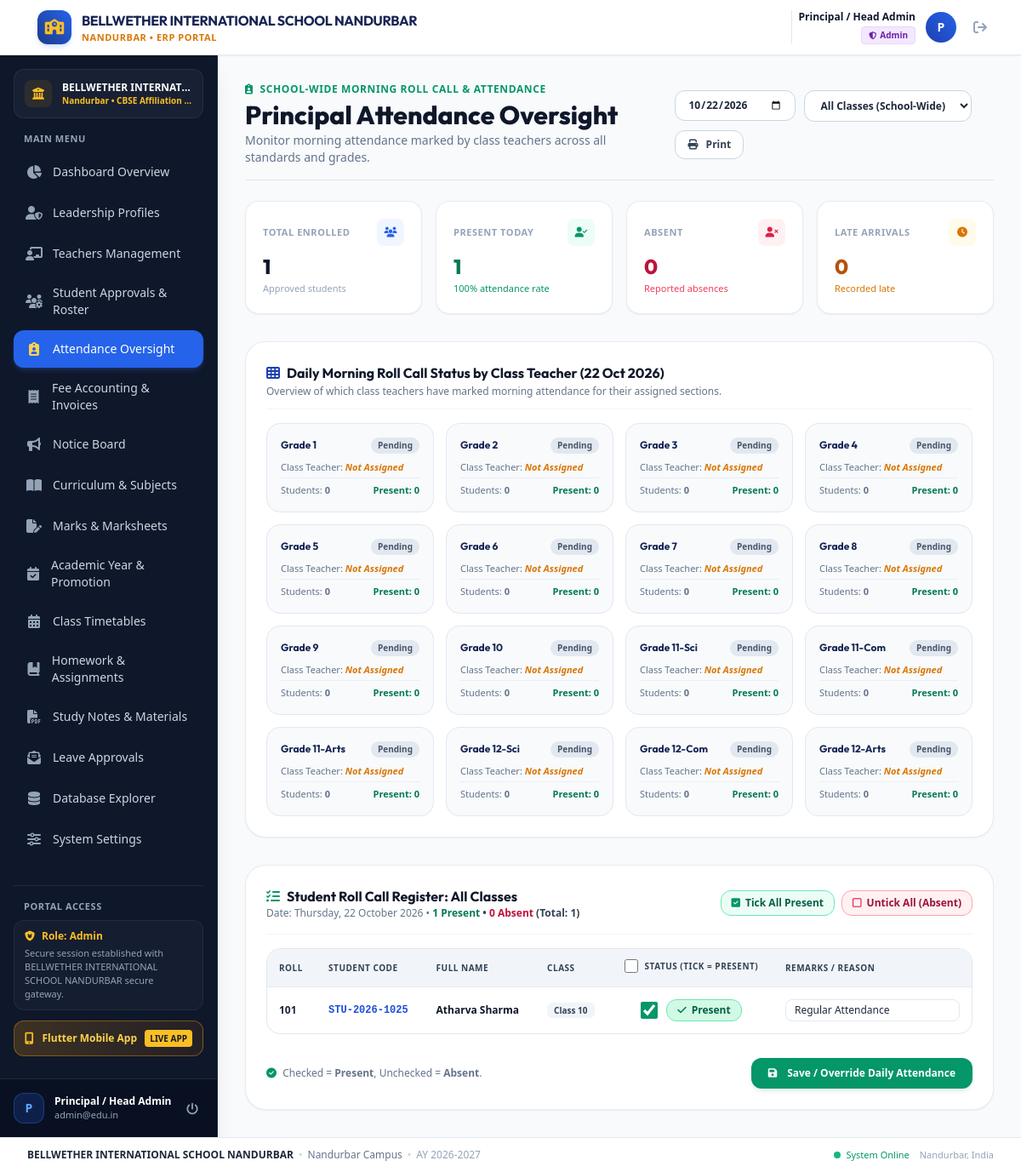
/admin/attendance.php (signed in), run on the app's committed database.
### tables this page shows
CREATE TABLE settings (
            key TEXT PRIMARY KEY,
            value TEXT
        );

CREATE TABLE attendance (
            id INTEGER PRIMARY KEY AUTOINCREMENT,
            student_id INTEGER NOT NULL,
            date DATE NOT NULL,
            status TEXT CHECK(status IN ('Present', 'Absent', 'Late')) NOT NULL,
            remarks TEXT,
            marked_by INTEGER,
            created_at DATETIME DEFAULT CURRENT_TIMESTAMP,
            FOREIGN KEY (student_id) REFERENCES students(id) ON DELETE CASCADE
        );

CREATE TABLE students (
            id INTEGER PRIMARY KEY AUTOINCREMENT,
            user_id INTEGER UNIQUE NOT NULL,
            student_code TEXT UNIQUE NOT NULL,
            full_name TEXT NOT NULL,
            gender TEXT,
            dob TEXT,
            class TEXT NOT NULL,
            roll_no TEXT,
            guardian_name TEXT,
            phone TEXT,
            address TEXT,
            blood_group TEXT,
            admission_date TEXT, photo TEXT DEFAULT NULL,
            FOREIGN KEY (user_id) REFERENCES users(id) ON DELETE CASCADE
        );

### admin/attendance.php (the view, shortened to what the rows shown need)
<?php
require_once __DIR__ . '/../includes/auth.php';
$selected_date = $_GET['date'] ?? date('Y-m-d');
$selected_class = $_GET['class'] ?? 'all';
$where_class = ($selected_class !== 'all') ? "AND s.class = :cls" : "";
$roster_sql = "
    SELECT s.id as student_id, s.student_code, s.full_name, s.class, s.roll_no, s.phone,
           a.id as attendance_id, a.status as attendance_status, a.remarks, a.marked_by,
           u_marker.username as marker_name
    FROM students s
    JOIN users u ON s.user_id = u.id
    LEFT JOIN attendance a ON a.student_id = s.id AND a.date = :dt
    LEFT JOIN users u_marker ON a.marked_by = u_marker.id
    WHERE u.status = 'approved' {$where_class}
    ORDER BY s.class ASC, CAST(s.roll_no AS INTEGER) ASC, s.full_name ASC
";
$roster_stmt = $pdo->prepare($roster_sql);
$binds = ['dt' => $selected_date];
$roster_stmt->execute($binds);
$roster = $roster_stmt->fetchAll();
require_once __DIR__ . '/../includes/header.php';
require_once __DIR__ . '/../includes/sidebar.php';
?>
<main class="flex-1 overflow-y-auto bg-slate-50 p-4 sm:p-6 lg:p-8">
    <div class="flex flex-col sm:flex-row sm:items-center sm:justify-between gap-4 pb-4 border-b border-slate-200 mb-6">
        <div>
            <h1 class="text-2xl sm:text-3xl font-extrabold text-slate-900 font-['Outfit']">
                Principal Attendance Oversight
            </h1>
        </div>
    </div>
    <div class="bg-white rounded-3xl p-6 border border-slate-200/80 shadow-sm">
        <?php if (empty($roster)): ?>
            <div class="text-center py-12 bg-slate-50/70 rounded-2xl border border-dashed border-slate-200">
                <i class="fa-solid fa-user-slash text-3xl text-slate-300 mb-2"></i>
                <h4 class="text-sm font-bold text-slate-700">No students found</h4>
                <p class="text-xs text-slate-400 mt-1">There are no approved students registered under this class.</p>
            </div>
        <?php else: ?>
            <form method="POST" action="attendance.php" class="space-y-4">
                <div class="overflow-x-auto rounded-2xl border border-slate-200">
                    <table class="w-full text-left text-xs">
                        <thead class="bg-slate-100 text-slate-700 uppercase font-bold text-[10px] tracking-wider border-b border-slate-200">
                            <tr>
                                <th class="py-3 px-3.5">Roll</th>
                                <th class="py-3 px-3.5">Student Code</th>
                                <th class="py-3 px-3.5">Full Name</th>
                                <th class="py-3 px-3.5">Class</th>
                                <th class="py-3 px-3.5 text-center">
                                    <div class="inline-flex items-center space-x-2">
                                        <input type="checkbox" id="adminMasterToggle" title="Tick / Untick All"
                                               class="w-4 h-4 rounded text-emerald-600 accent-emerald-600 cursor-pointer"
                                               onchange="setAdminAllPresent(this.checked)">
                                        <span>Status (Tick = Present)</span>
                                    </div>
                                </th>
                                <th class="py-3 px-3.5">Remarks / Reason</th>
                            </tr>
                        </thead>
                        <tbody class="divide-y divide-slate-100">
                            <?php foreach ($roster as $r): ?>
                                <?php
                                    $has_rec = !empty($r['attendance_id']);
                                    $is_present = $has_rec ? ($r['attendance_status'] === 'Present') : true;
                                ?>
                                <tr class="hover:bg-slate-50/80 transition">
                                    <td class="py-2.5 px-3.5 font-bold text-slate-800">
                                        <?= htmlspecialchars($r['roll_no'] ?: '-') ?>
                                    </td>
                                    <td class="py-2.5 px-3.5 font-mono text-blue-700 font-semibold">
                                        <?= htmlspecialchars($r['student_code']) ?>
                                    </td>
                                    <td class="py-2.5 px-3.5 font-bold text-slate-900">
                                        <?= htmlspecialchars($r['full_name']) ?>
                                    </td>
                                    <td class="py-2.5 px-3.5">
                                        <span class="px-2 py-0.5 rounded-md bg-slate-100 text-slate-700 font-bold text-[10px]">
                                            <?= htmlspecialchars($r['class']) ?>
                                        </span>
                                    </td>
                                    <td class="py-2.5 px-3.5 text-center whitespace-nowrap">
                                        <label class="inline-flex items-center space-x-2.5 cursor-pointer select-none group py-1 px-2 rounded-xl hover:bg-slate-100 transition">
                                            <input type="checkbox"
                                                   name="present[<?= $r['student_id'] ?>]"
                                                   value="1"
                                                   class="admin-att-checkbox w-5 h-5 rounded text-emerald-600 focus:ring-emerald-500 border-slate-300 accent-emerald-600 cursor-pointer"
                                                   <?= $is_present ? 'checked' : '' ?>
                                                   onchange="updateAdminStatusBadge(this)">
                                            <span class="status-badge px-3 py-1 rounded-xl text-xs font-bold transition flex items-center space-x-1.5 <?= $is_present ? 'bg-emerald-100 text-emerald-800 border border-emerald-300' : 'bg-rose-100 text-rose-800 border border-rose-300' ?>">
                                                <i class="badge-icon fa-solid <?= $is_present ? 'fa-check text-emerald-700' : 'fa-xmark text-rose-700' ?>"></i>
                                                <span class="badge-text"><?= $is_present ? 'Present' : 'Absent' ?></span>
                                            </span>
                                        </label>
                                    </td>
                                    <td class="py-2.5 px-3.5">
                                        <input type="text" name="remarks[<?= $r['student_id'] ?>]"
                                               value="<?= htmlspecialchars($r['remarks'] ?? '') ?>"
                                               placeholder="Optional remark..."
                                               class="w-full px-2.5 py-1 text-xs rounded-lg border border-slate-200 bg-white focus:outline-none focus:ring-1 focus:ring-navy-600">
                                    </td>
                                </tr>
                            <?php endforeach; ?>
                        </tbody>
                    </table>
                </div>
            </form>
        <?php endif; ?>
    </div>
</main>
<?php require_once __DIR__ . '/../includes/footer.php'; ?>

### includes/header.php (shortened to what the rows shown need)
<?php
require_once __DIR__ . '/auth.php';
$school_name = get_setting($pdo, 'school_name', 'BELLWETHER INTERNATIONAL SCHOOL NANDURBAR');
$school_city = get_setting($pdo, 'school_city', 'Nandurbar');
?>
<!DOCTYPE html>
<html lang="en" class="h-full bg-slate-50">
<head>
    <script src="https://cdn.tailwindcss.com"></script>
    <link rel="stylesheet" href="https://cdnjs.cloudflare.com/ajax/libs/font-awesome/6.5.1/css/all.min.css">
    <link rel="stylesheet" href="/assets/css/custom.css">
</head>
<body class="h-full flex flex-col font-sans text-slate-800 antialiased bg-slate-50">
    <header class="bg-white border-b border-slate-200 sticky top-0 z-30 shadow-sm no-print">
        <div class="px-4 sm:px-6 lg:px-8">
            <div class="flex items-center justify-between h-16">
                <div class="flex items-center space-x-3">
                    <a href="/" class="flex items-center space-x-2 sm:space-x-3 group min-w-0">
                        <div class="min-w-0">
                            <span class="text-xs sm:text-sm md:text-base font-bold tracking-tight text-navy-950 font-['Outfit'] block leading-tight truncate max-w-[130px] xs:max-w-[180px] sm:max-w-xs md:max-w-md lg:max-w-xl" title="<?= htmlspecialchars($school_name) ?>"><?= htmlspecialchars($school_name) ?></span>
                            <span class="text-[9px] sm:text-[11px] font-semibold tracking-wider text-amber-600 uppercase block truncate"><?= htmlspecialchars($school_city) ?> • ERP Portal</span>
                        </div>
                    </a>
                </div>
            </div>
        </div>
    </header>
    <div class="flex-1 flex overflow-hidden">

### includes/sidebar.php (shortened to what the rows shown need)
<?php
$user = current_user();
$role = $user['role'] ?? 'student';
$school_name = isset($pdo) ? get_setting($pdo, 'school_name', 'BELLWETHER INTERNATIONAL SCHOOL NANDURBAR') : 'BELLWETHER INTERNATIONAL SCHOOL NANDURBAR';
$school_city = isset($pdo) ? get_setting($pdo, 'school_city', 'Nandurbar') : 'Nandurbar';
$school_affiliation = isset($pdo) ? get_setting($pdo, 'school_affiliation', 'CBSE #113042') : 'CBSE';
?>
<aside id="sidebar" class="fixed inset-y-0 left-0 z-40 w-64 bg-slate-900 text-slate-300 transform -translate-x-full lg:translate-x-0 lg:static lg:inset-auto transition-transform duration-200 ease-in-out flex flex-col justify-between shrink-0 shadow-xl border-r border-slate-800 no-print">
    <div class="p-4 flex-1 flex flex-col overflow-y-auto">
        <div class="px-3 py-3 mb-4 rounded-xl bg-slate-800/60 border border-slate-700/50 flex items-center space-x-3 min-w-0">
            <div class="min-w-0 flex-1">
                <p class="text-xs font-bold text-white truncate" title="<?= htmlspecialchars($school_name) ?>"><?= htmlspecialchars($school_name) ?></p>
                <p class="text-[10px] text-amber-400 font-semibold truncate"><?= htmlspecialchars($school_city) ?> • <?= htmlspecialchars($school_affiliation) ?></p>
            </div>
        </div>
        <div class="mt-8 pt-4 border-t border-slate-800">
            <div class="px-3 py-2.5 rounded-xl bg-slate-800/40 border border-slate-700/40 text-xs text-slate-300">
                <div class="flex items-center space-x-2 text-amber-400 font-semibold mb-1">
                    <i class="fa-solid fa-shield-cat"></i>
                    <span>Role: <?= ucfirst($role) ?></span>
                </div>
                <p class="text-[11px] text-slate-400">Secure session established with <?= htmlspecialchars($school_name) ?> secure gateway.</p>
            </div>
        </div>
    </div>
</aside>

### includes/footer.php (shortened to what the rows shown need)
<?php
$footer_school_name = isset($pdo) ? get_setting($pdo, 'school_name', 'BELLWETHER INTERNATIONAL SCHOOL NANDURBAR') : 'BELLWETHER INTERNATIONAL SCHOOL NANDURBAR';
$footer_school_city = isset($pdo) ? get_setting($pdo, 'school_city', 'Nandurbar') : 'Nandurbar';
?>
    </div>
    <footer class="bg-white border-t border-slate-200 py-3 px-4 sm:px-6 lg:px-8 text-xs text-slate-500 flex flex-col sm:flex-row items-center justify-between gap-2 no-print">
        <div class="flex flex-wrap items-center justify-center sm:justify-start gap-1.5 text-center sm:text-left min-w-0">
            <span class="font-bold text-slate-800 break-words"><?= htmlspecialchars($footer_school_name) ?></span>
            <span class="text-slate-300 hidden sm:inline">&bull;</span>
            <span class="text-slate-500"><?= htmlspecialchars($footer_school_city) ?> Campus</span>
            <span class="text-slate-300 hidden sm:inline">&bull;</span>
            <span class="text-slate-400">AY 2026-2027</span>
        </div>
        <div class="flex items-center space-x-3 shrink-0">
            <span class="inline-flex items-center text-emerald-600 font-medium text-[11px]">
                <span class="w-2 h-2 rounded-full bg-emerald-500 mr-1.5 animate-pulse"></span> System Online
            </span>
            <span class="text-slate-400 text-[11px]"><?= htmlspecialchars($footer_school_city) ?>, India</span>
        </div>
    </footer>
</body>
</html>

### data on the page
settings: value "BELLWETHER INTERNATIONAL SCHOOL NANDURBAR", value "BELLWETHER INTERNAT…"
settings: value "NANDURBAR", value "Nandurbar"
settings: value "CBSE Affiliation…"
attendance: student.roll_no "101", student.student_code "STU-2026-1025", student.full_name "Atharva Sharma", student.class "Class 10", status "☑", shows "Present", remarks "Regular Attendance"

### other printed values
$current_user['name'] "Principal / Head Admin"
$role_label "Admin"
substr($current_user['name'], 0, 1) "P"
$item['title'] "Dashboard Overview"
$item['title'] "Leadership Profiles"
$item['title'] "Teachers Management"
$item['title'] "Student Approvals & Roster"
$item['title'] "Attendance Oversight"
$item['title'] "Fee Accounting & Invoices"
$item['title'] "Notice Board"
$item['title'] "Curriculum & Subjects"
$item['title'] "Marks & Marksheets"
$item['title'] "Academic Year & Promotion"
$item['title'] "Class Timetables"
$item['title'] "Homework & Assignments"
